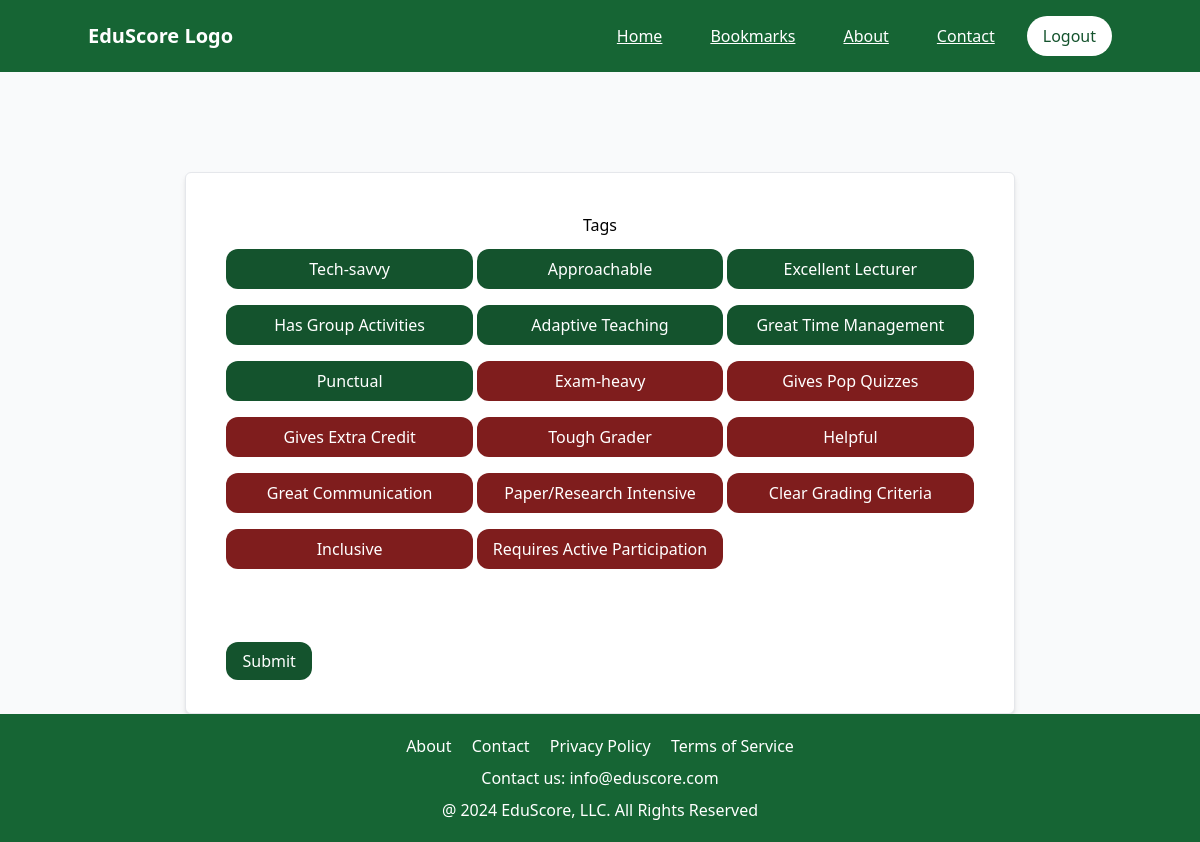
The page /eval_tag/23 (signed in) on the database its author committed.
### EvalSys/models.py (models this page shows, shortened)
class Evaluation_TagTB(models.Model):
    EvaluationID = models.ForeignKey(EvaluationTB, on_delete=models.CASCADE)
    TagID = models.ForeignKey(TagTB, on_delete=models.CASCADE)
    class Meta:
        unique_together = ('EvaluationID', 'TagID')

class TagTB(models.Model):
    TagName = models.CharField(max_length=100, null=False, blank=False)
    isHidden = models.BooleanField(null=False, blank=False)

### EvalSys/views.py (the view)
# urls.py: path('eval_tag/<EvalID>', views.EvaluateTags, name='EvalTag'),
@login_required(login_url='UserLogin')
def EvaluateTags(request, EvalID):
    user = request.user
    EvalRec = EvaluationTB.objects.get(pk=EvalID)
    if user.id == EvalRec.UserID.id:
        hasEval = Evaluation_TagTB.objects.filter(EvaluationID=EvalID)
        noEval = TagTB.objects.filter(isHidden=False).exclude(id__in=Subquery(hasEval.values('TagID_id')))
        if request.method == "POST":
            form = EvalTagForm(request.POST)
            EvalID = request.POST['EvaluationID']
            TagID = request.POST['TagID']
            try:
                RecDel = Evaluation_TagTB.objects.get(EvaluationID=EvalID, TagID=TagID)
                RecDel.delete()
                return redirect('EvalTag', EvalID)
            except:
                pass
            if form.is_valid():
                form.save()
                return redirect('EvalTag', EvalID)
            else:
                return render(request, 'eval_tags.html',
                              {'hasEval': hasEval, 'noEval': noEval, 'EvalID': EvalID,
                               'TeacherID': EvalRec.TeacherID.id, 'forms': form})
        else:
            return render(request, 'eval_tags.html',
                          {'hasEval': hasEval, 'noEval': noEval, 'EvalID': EvalID, 'TeacherID': EvalRec.TeacherID.id})
    else:
        return redirect('SearchProf')

### templates/eval_tags.html (shortened to what this page needs)
{% extends 'temp_2.html' %}
{% block content %}
	<div class="flex justify-center mt-[100px]">
        <div class="p-10 bg-white rounded-md border shadow-md">
            <div class="flex justify-center">
                <h1 class="mt-">Tags</h1>
            </div>
            <div class="grid grid-cols-3 gap-1">
                {% for tag in hasEval %}
                    <form action="{% url 'EvalTag' EvalID %}" method="POST" class="space-y-3">
                        <div class="flex justify-center">
                            <button class="bg-green-900 text-white px-4 py-2 rounded-xl w-full" type="submit">{{ tag.TagID.TagName }}</button>
                        </div>
                    </form>
                {% endfor %}
                {% for tag in noEval %}
                    <form action="{% url 'EvalTag' EvalID %}" method="POST" class="space-y-3">
                        <div class="flex justify-center">
                            <button class="bg-red-900 text-white px-4 py-2 rounded-xl w-full" type="submit">{{ tag.TagName }}</button>
                        </div>
                    </form>
                {% endfor %}
            </div>
            <div class="pt-20">
                <a href="{% url 'TeacherInfo' TeacherID %}" class="bg-green-900 text-white px-4 py-2 rounded-xl">Submit</a>
            </div>
        </div>
    </div>
{% endblock %}

### rows shown on the page
Evaluation_TagTB: TagID.TagName "Tech-savvy"
Evaluation_TagTB: TagID.TagName "Approachable"
Evaluation_TagTB: TagID.TagName "Excellent Lecturer"
Evaluation_TagTB: TagID.TagName "Has Group Activities"
Evaluation_TagTB: TagID.TagName "Adaptive Teaching"
Evaluation_TagTB: TagID.TagName "Great Time Management"
Evaluation_TagTB: TagID.TagName "Punctual"
TagTB: TagName "Exam-heavy"
TagTB: TagName "Gives Pop Quizzes"
TagTB: TagName "Gives Extra Credit"
TagTB: TagName "Tough Grader"
TagTB: TagName "Helpful"
TagTB: TagName "Great Communication"
TagTB: TagName "Paper/Research Intensive"
TagTB: TagName "Clear Grading Criteria"
TagTB: TagName "Inclusive"
TagTB: TagName "Requires Active Participation"
